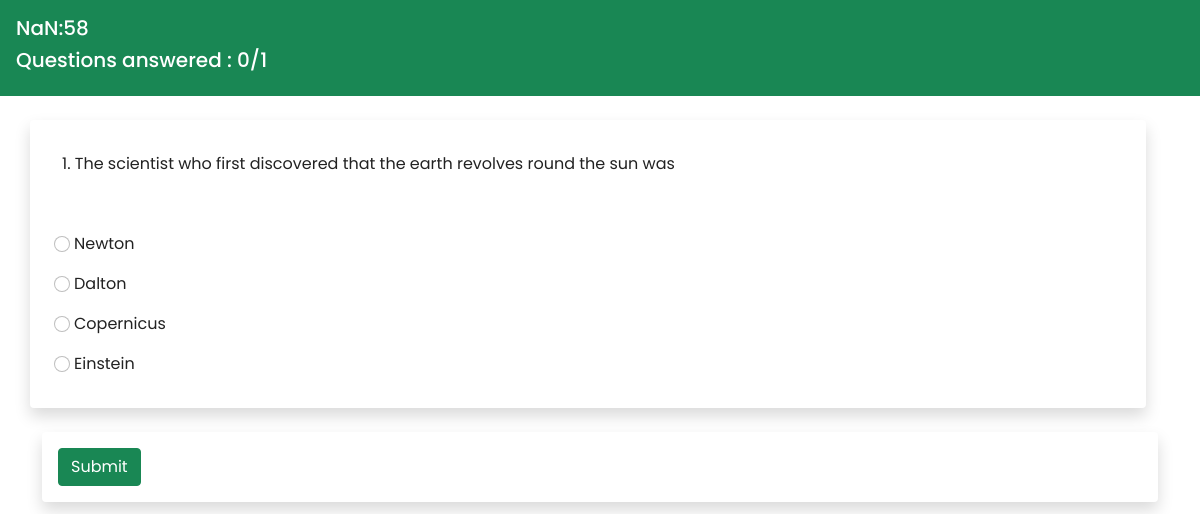
Screenshot of /public/php/TestTaking.php?code=xMCpwqtS (signed in) with the database file from the repository.
### tables this page shows
CREATE TABLE `tblquestions` (
  `ID` int(11) NOT NULL,
  `TestCode` varchar(10) DEFAULT NULL,
  `question` char(100) DEFAULT NULL,
  `option1` varchar(40) NOT NULL,
  `option2` varchar(40) NOT NULL,
  `option3` varchar(40) NOT NULL,
  `option4` varchar(40) NOT NULL,
  `correctedOption` char(50) DEFAULT NULL,
  `score` int(11) DEFAULT NULL
);

### server/database.php (called while the page is built, shortened)
<?php
function ConnectToDatabase($dbname)
{
    $servername = 'localhost';
    $username = 'root';
    $conn = new mysqli($servername, $username, '', $dbname);
    return $conn;
}
function getQuestion($code)
{
    $conn = ConnectToDatabase('examdb');
    $query = 'select * from tblquestions where testcode = \'' . $code . '\'';
    $result = $conn->query($query);
    if (!empty($result) && $result->num_rows > 0) {
        $query_result = array();
        while ($row = $result->fetch_assoc()) {
            array_push($query_result, $row);
        };
        return $query_result;
    } else return null;
}

### public/php/TestTaking.php (the view, shortened to what this page needs)
<?php
include("../../server/database.php");
$testCode = $_GET['code'];
$questions = getQuestion($testCode);
$test = getTestCode($testCode);
?>
<!DOCTYPE html>
<html lang="en">
<head>
</head>
<body>
    <div class="col-md-12 bg-success p-3" style="position: fixed; top : 0; color:white;">
        <h5 id='timer'><?php echo $test['testDuration']; ?></h5>
        <h5 id='answered'><?php echo count($questions) ?></h5>
    </div>
    <br>
    <br>
    <br>
    <br>
    <br>
    <div class="container justify-content-center" id='container'>
        <?php
        echo "<form action='../../server/GradeTest.php?code=" . $testCode . "' method='post' id='test-form'>";
        $num = 1;
        foreach ($questions as $question) {
            echo "<div class = 'col-md-12 shadow rounded p-3 mb-4 row'>";
            echo "<div class = 'col-md-12'>";
            echo "<p>" . $num . ". " . $question['question'] . "</p><br>";
            echo "</div>";
            echo "<p class='ml-3'><input type = 'radio' class='form-check-input' id = 'choosedoption' value = 'a' name = 'choosedoption" . $num . "'> " . $question['option1'] . " </p>";
            echo "<p class='ml-3'><input type = 'radio' class='form-check-input' id = 'choosedoption' value = 'b' name = 'choosedoption" . $num . "'> " . $question['option2'] . " </p>";
            echo "<p class='ml-3'><input type = 'radio' class='form-check-input' id = 'choosedoption' value = 'c' name = 'choosedoption" . $num . "'> " . $question['option3'] . " </p>";
            echo "<p class='ml-3'><input type = 'radio' class='form-check-input' id = 'choosedoption' value = 'd' name = 'choosedoption" . $num . "'> " . $question['option4'] . " </p>";
            echo "</div>";
            $num++;
        }
        echo "<div class='col-md-12 shadow rounded p-3'>";
        echo "<button type='submit' class='btn btn-success'>Submit</button>";
        echo "</div>";
        echo "</form>";
        ?>
    </div>
</body>
</html>

### public/css/style.css (style rules this page uses)
html, body { height: 100%; width: 100%; font-family: 'Poppins', sans-serif; color: #222; }
[class*="col-"] { padding: 1rem; }

### rows the page displays
tblquestions: question "The scientist who first discovered that the earth revolves round the sun was", option1 "Newton", option2 "Dalton", option3 "Copernicus", option4 "Einstein"

### other values shown
count($questions) "1"
